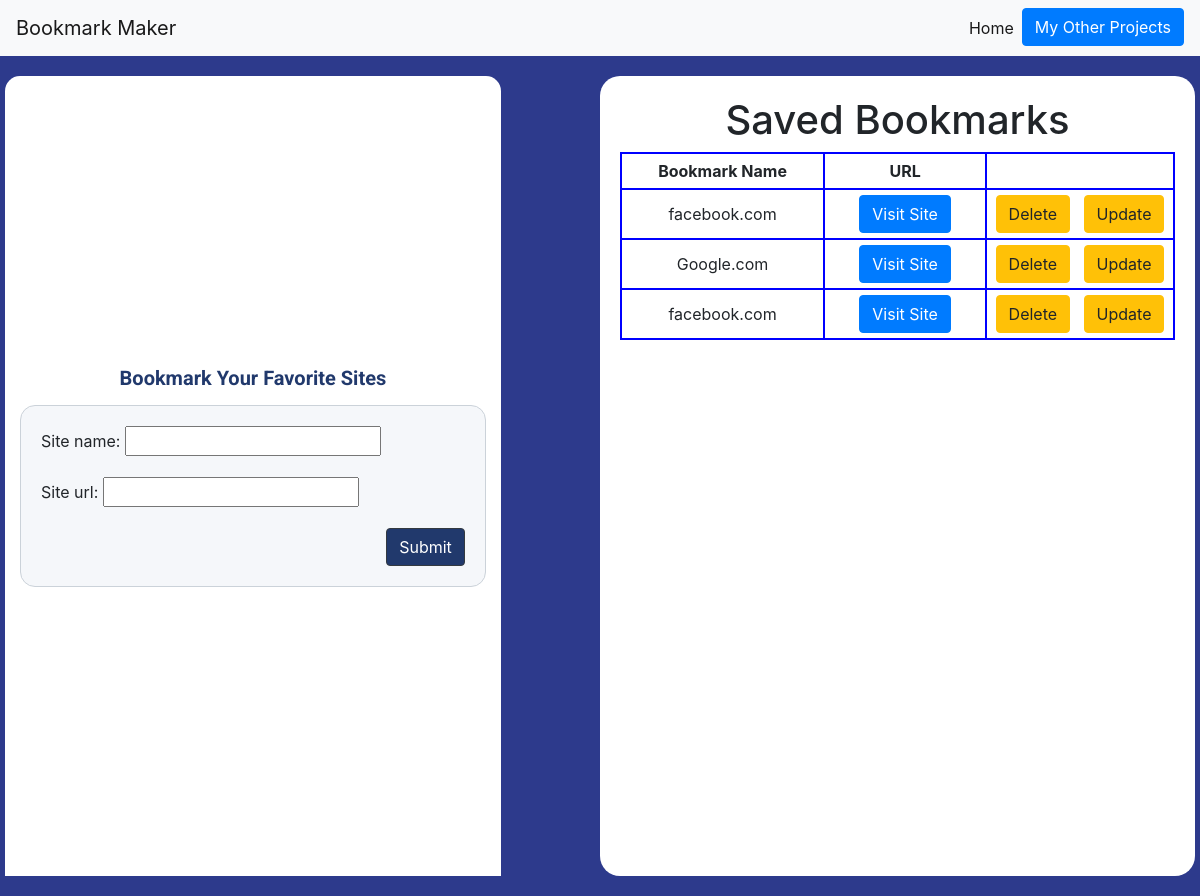
Before: / with the older database file.
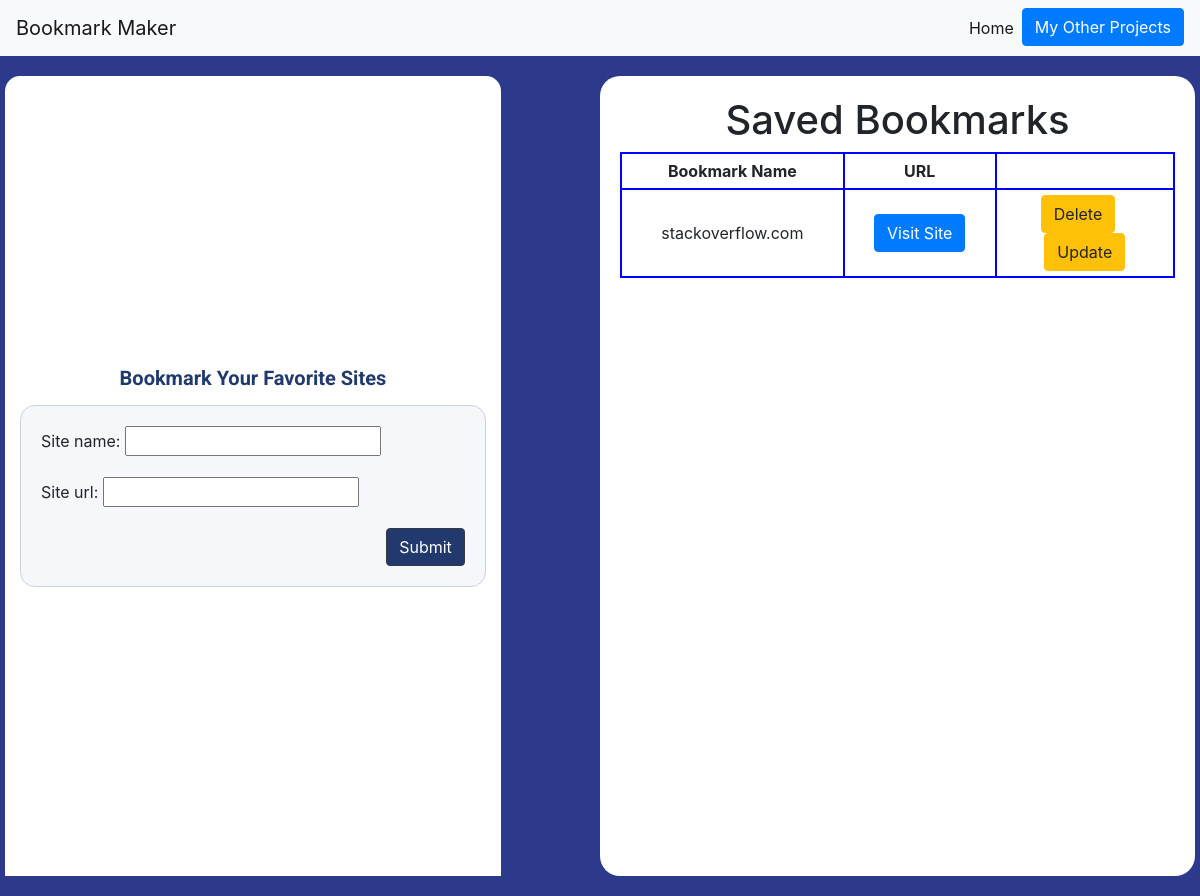
After: the same page with the newer database file.
### bookmarkmakerapp/models.py (models this page shows)
class bookmarkMakertable(models.Model):
    site_name=models.CharField(max_length=300)
    site_url=models.CharField(max_length=3000)

### bookmarkmakerapp/views.py (the view)
# urls.py: path("",views.bookmarkMaker),
def bookmarkMaker(request):
    form=forms.bookmarkMakerForm()
    data=bookmarkMakertable.objects.all().order_by("-id")
    if request.method=="POST":
        form=forms.bookmarkMakerForm(request.POST)
        if form.is_valid():
            form.save(commit=True)
            form=forms.bookmarkMakerForm()
    return render(request, "index.html",{"form":form,"data":data})

### bookmarkmakerapp/forms.py
class bookmarkMakerForm(forms.ModelForm):
    site_url=forms.CharField()
    class Meta:
        model=bookmarkMakertable
        fields="__all__"

### templates/index.html (shortened to what this page needs)
{% extends 'base.html' %}
    {% load static %}
    {% load custom_filter %}
    {% block content %}
    <div class="bgContainerblue">
        <div clas="container">
            <div class="row">
                <div class="d-flex flex-column justify-content-center bookmarkCard col-5">
                    <h1 class="heading">Bookmark Your Favorite Sites</h1>
                    <div class="innerform">
                        <form method="POST">
                            <div>
                                {{form.as_p}}
                            </div>
                            <div class="text-right">
                                <button type="submit" class="backg btn btn-dark" id="submitBtn">Submit</button>
                            </div>
                        </form>
                    </div>
                </div>
                <div class="ml-auto col-6 savedData ">
                    <h1 class="nameTitle">
                        Saved Bookmarks
                    </h1>
                    {% if data %}
                    <table>
                        <thead >
                            <th>Bookmark Name</th>
                            <th>URL</th>
                        </thead>
                        {% for each in data %}
                            <tr>
                                <td>{{each.site_name | add:".com " }}</td>
                                <td><a href="https://{{each.site_url}}" target="_blank"><button class='btn btn-primary'>Visit Site</button></a></td>
                                <td><a href="delete/{{each.id}}"><button class='btn btn-warning'>Delete</button></a>
                                &nbsp;&nbsp;<a href="update/{{each.id}}"><button class='btn btn-warning'>Update</button></a>
                                </td>
                            </tr>
                        {% endfor %}
                    </table>
                    {% endif %}
                </div>
        </div>
        </div>
    </div>
    {% endblock %}

### templates/base.html (shortened to what this page needs)
<!DOCTYPE html>
<html lang="en">
<head>{% load static %}
        <link rel="stylesheet" href="https://stackpath.bootstrapcdn.com/bootstrap/4.5.2/css/bootstrap.min.css" />
        <link rel="stylesheet" href="{% static 'css/style.css' %}">
</head>
<body>
    <nav class="navbar navbar-expand-lg navbar-light bg-light">
        <a class="navbar-brand" href="#">Bookmark Maker</a>
        <div class="collapse navbar-collapse" id="navbarNav">
          <ul class="ml-auto navbar-nav">
            <li class="nav-item active">
              <a class="nav-link" href="#">Home <span class="sr-only">(current)</span></a>
            </li>
            <li class="nav-item">
              <a class="btn btn-primary" target="_blank" role="button" href="https://github.com/nookeshkarri7/">My Other Projects</a>
            </li>
          </ul>
        </div>
      </nav>
    <div id="content">
        {% block content %}{% endblock %}
    </div>
</body>
</html>

### static/css/style.css (style rules this page uses)
.bgContainerblue { background-color: #2d3a8c; padding: 20px; }
.bookmarkCard { background-color: #ffffff; height: 100vh; padding: 15px; border-top-left-radius: 15px; border-top-right-radius: 15px; }
.heading { color: #21396c; font-size: 20px; font-family: "Roboto"; text-align: center; margin-bottom: 15px; font-weight: bold; }
.innerform { background-color: #f5f7fa; padding: 20px; border-radius: 15px; border-style: solid; border-width: 1px; border-color: #cbd2d9; }
.backg { background-color: #21396c; }
.savedData { background-color: #fff; height: 100vh; border-radius: 20px; padding: 20px; }
.nameTitle { text-align: center; }
thead { border:2px solid blue; width:100%; }
th { border:2px solid blue; padding: 5px; width:50vw; text-align: center; }
tr { border:2px solid blue; padding: 5px; width:50vw; text-align: center; }
td { border:2px solid blue; padding: 5px; width:50vw; text-align: center; }

Changed rows visible on the page:
removed bookmarkMakertable: site_name|add "facebook.com"
removed bookmarkMakertable: site_name|add "Google.com"
removed bookmarkMakertable: site_name|add "facebook.com"
added bookmarkMakertable: site_name|add "stackoverflow.com"
